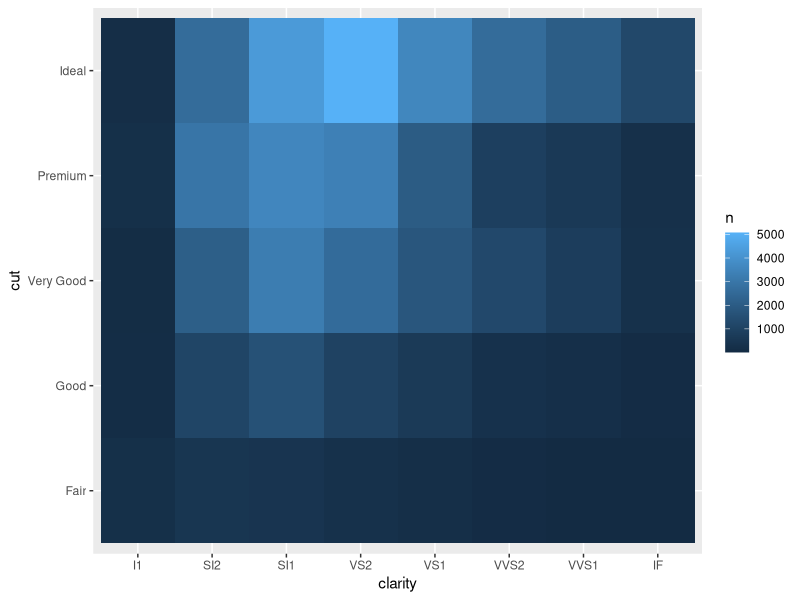
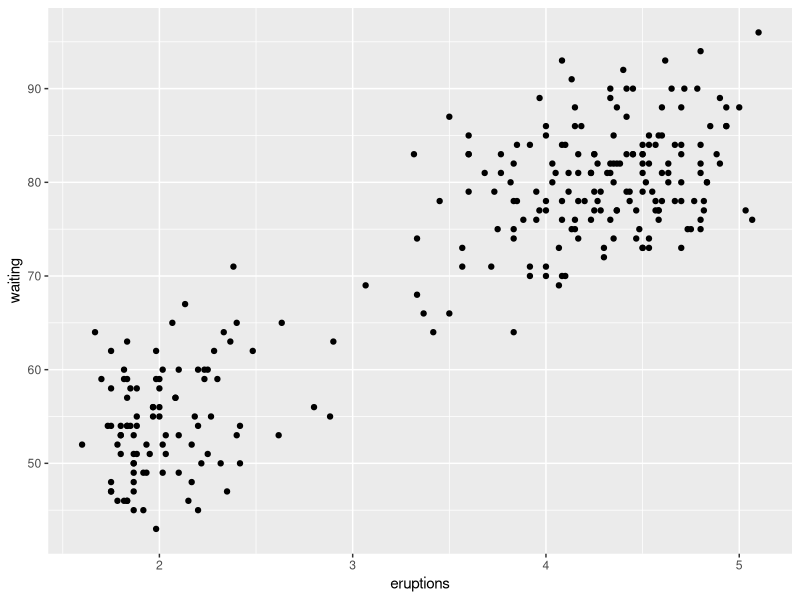
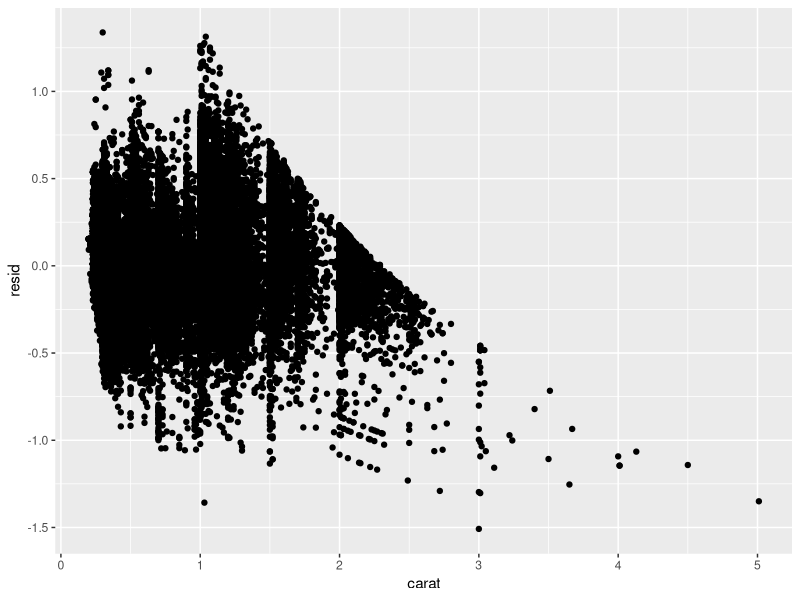
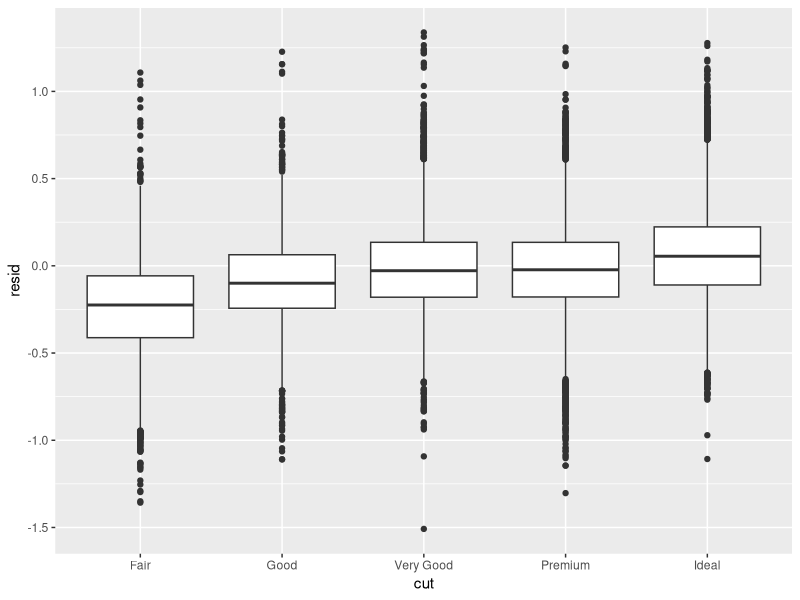

These charts were generated, in order, by the following R code:
library(tidyverse)

### VISUALIZACIÓN DE PATRONES ###

diamonds %>%
  count(cut, clarity) %>%
    ggplot(mapping = aes(clarity, cut, fill = n)) +
      geom_tile()

# RELACIONES Y LOS PATRONES
# ¿Coincidencias?
# ¿Relaciones que implica dicho patrón?
# ¿Fuerza de la relación?
# ¿Otras variables afectadas?
# ¿Subgrupos?

# Aparentemente las erupciones mpequeñas tienen un tiempo de espera menor al de las erupciones grandes
ggplot(data = faithful) +
  geom_point(mapping = aes(x = eruptions, y = waiting))

# Istalamos la libreria de modelr que nos sirve para crear modelos

install.packages("modelr")
library(modelr)

modelo <- lm(log(price) ~log(carat), data = diamonds)

modelo

diamonds_predicion <- diamonds %>%
  add_residuals(modelo) %>%
    mutate(res = exp(resid))

ggplot(data = diamonds_predicion) +
  geom_point(mapping = aes(x = carat, y = resid))

ggplot(data = diamonds_predicion) +
  geom_boxplot(mapping = aes(x = cut, y = resid))
